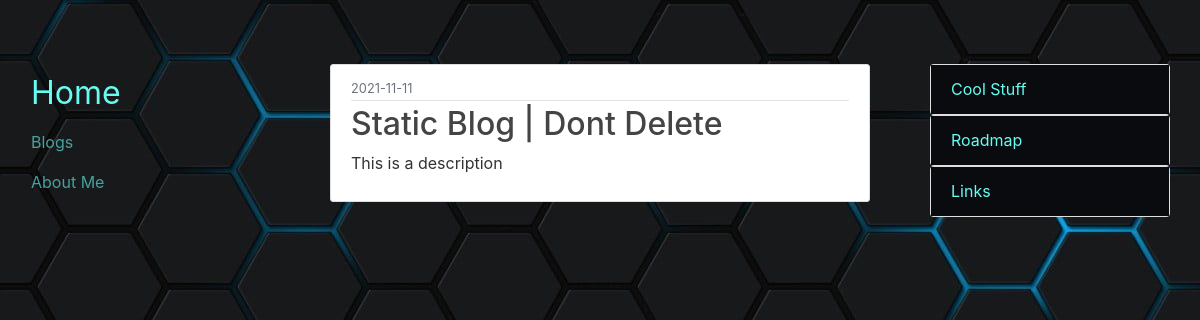
Page /all_posts on the earlier database version.
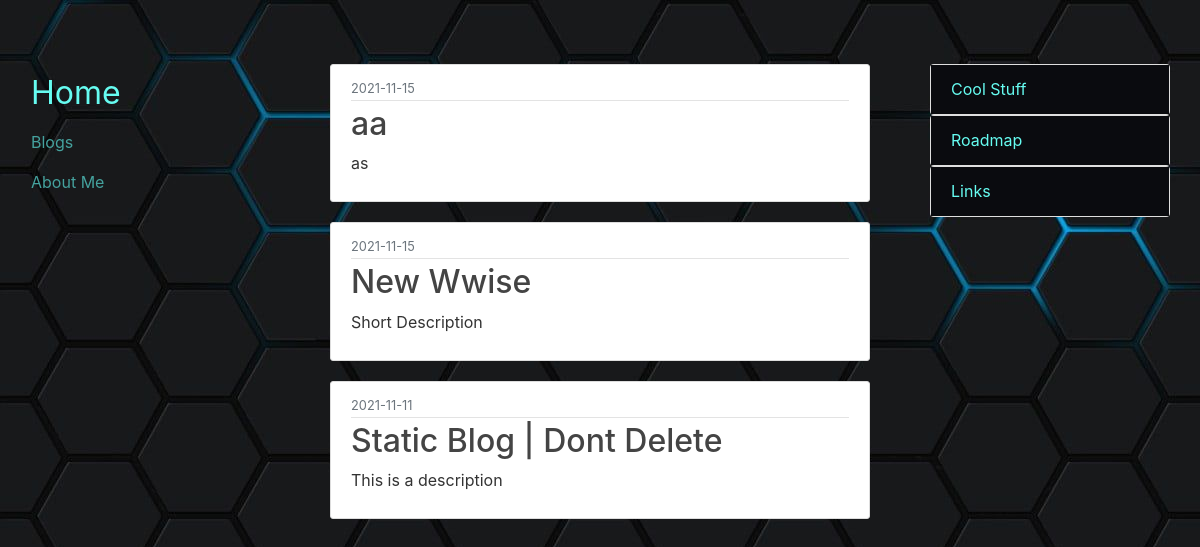
Same page on the later database version.
### blog/models.py (models this page shows, shortened)
class Post(db.Model):
    id = db.Column(db.Integer, primary_key=True)
    title = db.Column(db.String(100), nullable=False)
    date_posted = db.Column(db.DateTime, nullable=False, default=datetime.utcnow())
    content = db.Column(db.Text, nullable=False)
    description = db.Column(db.Text, nullable=False)

### blog/routes.py (the view)
@app.route("/all_posts")
def all_posts():
    anns = Announcement.query.all()
    posts = Post.query.order_by(desc(Post.date_posted)).all()
    latest_post = Post.query.order_by(desc(Post.date_posted)).first()
    return render_template('all_posts.html', title="All Posts", posts=posts, latest_post=latest_post, anns=anns )

### blog/templates/all_posts.html
{% extends "layout.html" %}
{% block content %}
{% for post in posts %}
<article class="media content-section">
    <div class="media-body">
      <div class="article-metadata">
        <small class="text-muted">{{ post.date_posted.strftime('%Y-%m-%d') }}</small>
      </div>
      <h2><a class="article-title" href="{{ url_for('post', post_id=post.id) }}">{{ post.title }}</a></h2>
      <p class="article-content">{{ post.description|safe }}</p>
    </div>
  </article>
  {% endfor %}
{% endblock content %}

### blog/templates/layout.html (shortened to what this page needs)
<!DOCTYPE html>
  <html lang="en">
    <head>
      <link rel="stylesheet" href="https://maxcdn.bootstrapcdn.com/bootstrap/4.5.2/css/bootstrap.min.css">
      <link rel="stylesheet"  href="{{ url_for('static', filename='font_awesome/css/fontawesome.min.css')}}">
      <link rel="stylesheet" type="text/css" href="{{ url_for('static', filename='main.css') }}">
      <link href="https://cdn.jsdelivr.net/npm/summernote@0.8.18/dist/summernote.min.css" rel="stylesheet">
    </head>
    <body class="image-responsive" style="background-image: url('../static/images/background.jpg')">
      <header>
        <div class="row">
          <div class="col-3">
            <nav class="nav flex-column">
              <a class="nav-link navbar-brand" href="/">Home</a>
              <a class="nav-link" href="{{ url_for('all_posts') }}">Blogs</a>
              <a class="nav-link" href="{{ url_for('about') }}">About Me</a>
            </nav>
          </div>
          <div class="col">
            <div class="col">
              {% block content %}{% endblock content%}
            </div>
          </div>
          <div class="col-3">
            <div class="container">
              <div id="accordion">
                <div class="card">
                  <a class="card-link accordion-dark-item" data-toggle="collapse" href="#collapseOne">
                    <div class="card-header">
                      Cool Stuff
                    </div>
                  </a>
                </div>
                <div class="card">
                  <a class="collapsed card-link accordion-dark-item" data-toggle="collapse" href="#collapseTwo">
                    <div class="card-header">
                      Roadmap
                    </div>
                  </a>
                </div>
                <div class="card">
                  <a class="collapsed card-link accordion-dark-item" data-toggle="collapse" href="#collapseThree">
                    <div class="card-header">
                      Links
                    </div>
                  </a>
              </div>
            </div>
          </div>
        </div>
      </header>
  </body>
</html>

### blog/static/main.css (style rules this page uses)
body { background: #1f2833; color: #333333; margin-top: 4rem; }
h1, h2, h3, h4, h5, h6 { color: #444444; }
.content-section { background: #ffffff; padding: 10px 20px; border: 1px solid #dddddd; border-radius: 3px; margin-bottom: 20px; }
.article-title { color: #444444; }
.article-content { white-space: pre-line; }
.article-metadata { padding-bottom: 1px; margin-bottom: 4px; border-bottom: 1px solid #e3e3e3 }
.navbar-brand { font-size:xx-large; color:#66fcf1 !important; }
.nav-link { color: #45a29e; }
.accordion-dark-item { background: #0b0c10; color:#66fcf1; }
.card-header { color:#66fcf1; }
.row { margin-right: 0px; margin-left: 0px; }

Differences in the rows shown:
added Post: date_posted "2021-11-15", title "aa", description "as"
added Post: date_posted "2021-11-15", title "New Wwise", description "Short Description"
